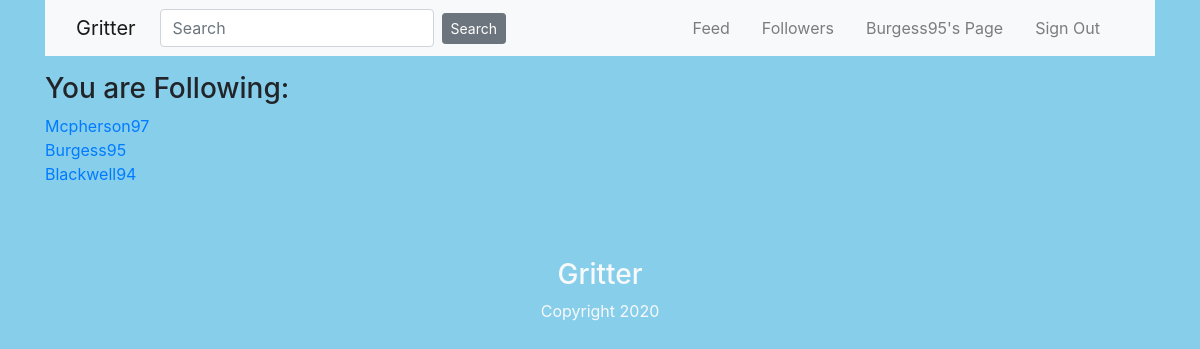
The page /user/admin/following (signed in) on the database its author committed.
### project/models.py (models this page shows, shortened)
class User(UserMixin, db.Model):
    id = db.Column(db.Integer, primary_key=True)
    username = db.Column(db.String(50), unique=True, nullable=False)
    password = db.Column(db.String(128), nullable=False)
    email = db.Column(db.String(100), unique=True, nullable=False)
    posts = db.relationship('Post', backref ='author', lazy='dynamic')
    followed = db.relationship(
        'User', secondary=followers,
        primaryjoin=(followers.c.follower_id == id),
        secondaryjoin=(followers.c.followed_id == id),
        backref=db.backref('followers', lazy='dynamic'), lazy='dynamic')

### project/routes.py (the view)
@app.route('/user/<username>/following', methods=['GET'])
@login_required
def following(username):
    user = User.query.filter_by(username=username).first()
    return render_template('following.html', user=user)

### project/models.py (called while the page is built)
@login.user_loader
def load_user(id):
    return User.query.get(int(id))

### project/templates/following.html
{% extends "layout.html" %}
{% block content %}
<div class="container">
    <h3>You are Following:</h3>
  {% for follow in user.followed %}
    {% if follow.user != user %}
            <a href="{{ url_for('user', username = follow.username) }}">
                {{ follow.username }}
            </a>
    {% endif %}
            <br>
    {% endfor %}
</div>
{% endblock %}

### project/templates/layout.html (shortened to what this page needs)
<!DOCTYPE html>
{% import "bootstrap/wtf.html" as wtf %}
<html>
	<head>
    {% block head %}
        <link rel="stylesheet" href="https://cdn.jsdelivr.net/npm/bootstrap@4.5.3/dist/css/bootstrap.min.css">
		<link rel="stylesheet" href="{{ url_for('static', filename='style.css') }}" />
    {% endblock %}
	</head>
	<body text="#2d7051">
        <div class="container">
            <nav class="navbar navbar-expand-md bg-light navbar-light fixed-left">
              <div class="container">
                <a class="navbar-brand mr-4" href="{{ url_for('home') }}">Gritter</a>
                  <form  class="form-inline" method="POST" action="{{ url_for('search') }}">
                <input class="form-control mr-2" name="search" type="search" placeholder="Search">
                <button class="btn btn-secondary btn-sm" type="submit">Search</button>
                  </form>
                <div class="collapse navbar-collapse" id="navbarToggle">
                    <div class="navbar-nav ml-auto">
                        {% if current_user.is_authenticated %}
                            <a class="nav-item nav-link mr-3 ml-auto" href="{{ url_for('feed') }}">Feed</a>
                            <a class="nav-item nav-link mr-3 ml-auto" href="{{ url_for('followers', username=current_user.username) }}">Followers</a>
                            <a class="nav-item nav-link mr-3 ml-auto" href="{{ url_for('user', username=current_user.username) }}">{{current_user.username}}'s Page</a>
                            <a class="nav-item nav-link mr-3 ml-auto" href="{{ url_for('signout') }}">Sign Out</a>
                        {% else  %}
                            <a class="nav-item nav-link mr-3 ml-auto" href="{{ url_for('signup') }}">Sign Up</a>
                            <a class="nav-item nav-link mr-3 ml-auto" href="{{ url_for('signin') }}">Sign In</a>
                        {% endif %}
                    </div>
                </div>
              </div>
            </nav>
        </div>
        <div class="container pt-2">
            <div class="container pt-2">
        </div>
        </div>
        {% block content %}
        {% endblock %}
          <footer id="main-footer" class="bg-steel mt-5">
            <div class="container">
              <div class="row">
                <div class="col text-light text-center py-4">
                  <h3 class="text-light">Gritter</h3>
                  <p>Copyright 2020</p>
                </div>
              </div>
            </div>
          </footer>
	</body>
</html>

### project/static/styles/style.css (style rules this page uses)
body { background-color: #87CEEB; }

### rows shown on the page
User: username "Burgess95"
User: username "Mcpherson97"
User: username "Blackwell94"
